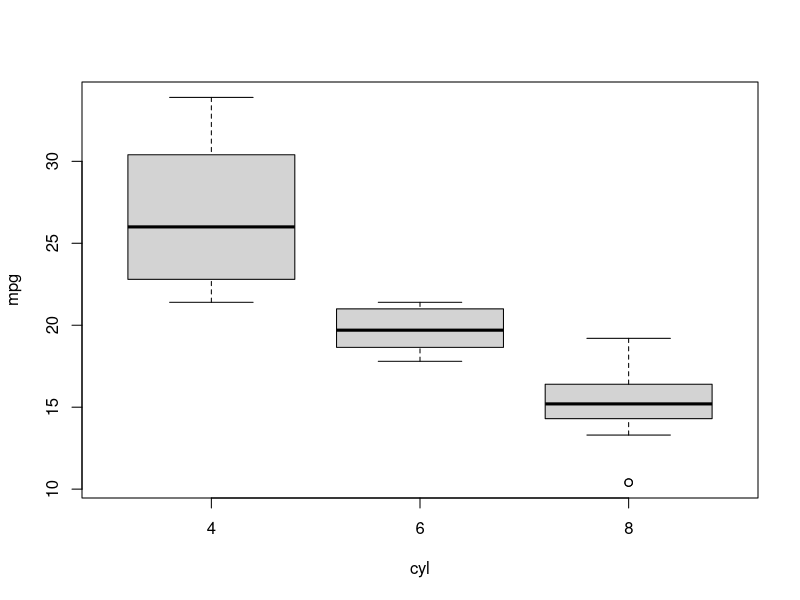
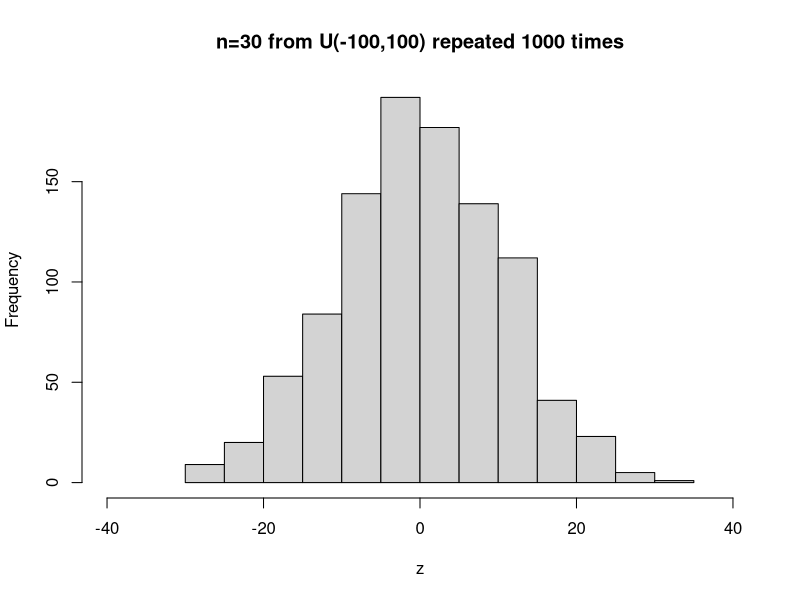

Source code (R) for these figures, in order:
## ---- chunk 1
knitr::opts_chunk$set(fig.path = "Advanced Graphics/")
## ---- chunk 2
data(mtcars)
boxplot(mpg~cyl, data = mtcars)
## ---- chunk 3
z <- 1:1000
for(i in 1:1000) {
    x0 <- runif(30, -100, 100)
    y0 <- mean(x0)
    z[i] <- y0
}
Title <- "n=30 from U(-100,100) repeated 1000 times" 
hist(z, breaks = 15, xlim = c(-40,40), main = Title)
# breaks 15 cells for histogram
